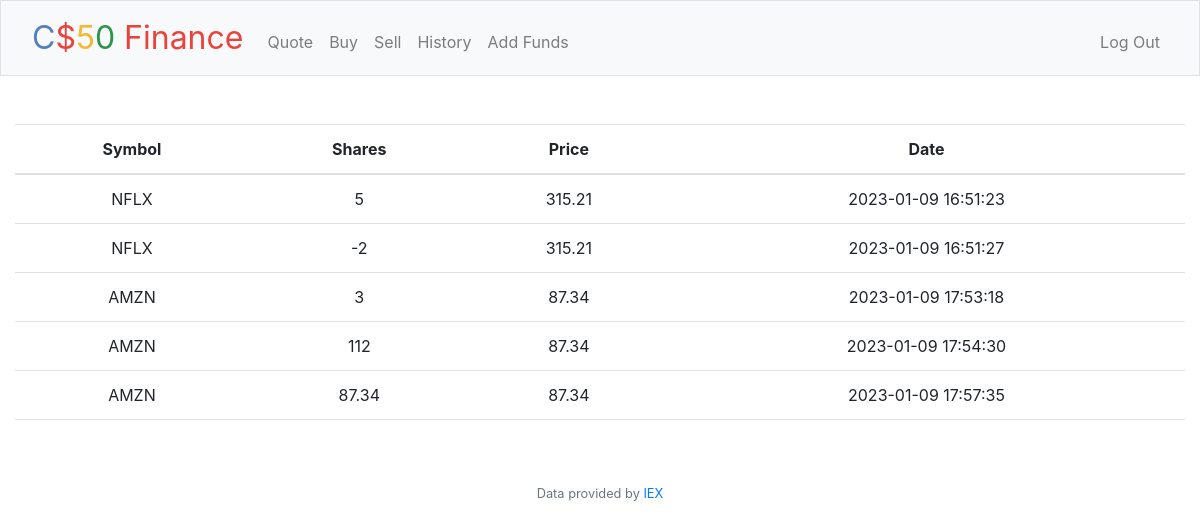
Screenshot of /history (signed in) with the database file from the repository.
### tables this page shows
CREATE TABLE 'transactions' ('id' INTEGER PRIMARY KEY AUTOINCREMENT NOT NULL, 'user_id' INTEGER, 'date' DATETIME, 'symbol' TEXT, 'shares' INTEGER, 'price' REAL);

### app.py (the view)
@app.route("/history")
@login_required
def history():
    user_id = session["user_id"]
    transactions_db = db.execute("SELECT * FROM transactions WHERE user_id = ?", user_id)
    return render_template("history.html", transactions=transactions_db)

### app.py (called while the page is built)
@app.after_request
def after_request(response):
    response.headers["Cache-Control"] = "no-cache, no-store, must-revalidate"
    response.headers["Expires"] = 0
    response.headers["Pragma"] = "no-cache"
    return response

### helpers.py (called while the page is built)
def login_required(f):
    @wraps(f)
    def decorated_function(*args, **kwargs):
        if session.get("user_id") is None:
            return redirect("/login")
        return f(*args, **kwargs)
    return decorated_function

### templates/history.html (shortened to what this page needs)
{% extends "layout.html" %}
{% block main %}
<table class="table">
    <thead>
    <tr>
        <th scope="col">Symbol</th>
        <th scope="col">Shares</th>
        <th scope="col">Price</th>
        <th scope="col">Date</th>
    </tr>
    </thead>
    <tbody>
    {% for i in transactions %}
    <tr>
        <td>{{ i["symbol"] }}</td>
        <td>{{ i["shares"] }}</td>
        <td>{{ i["price"] }}</td>
        <td>{{ i["date"] }}</td>
    </tr>
    {% endfor %}
    </tbody>
</table>
{% endblock %}

### templates/layout.html (shortened to what this page needs)
<!DOCTYPE html>
<html lang="en">
<head>
    <link href="https://cdn.jsdelivr.net/npm/bootstrap@5.1.3/dist/css/bootstrap.min.css"
 rel="stylesheet">
    <link rel="stylesheet" href="https://cdn.jsdelivr.net/npm/bootstrap@4.0.0/dist/css/bootstrap.min.css"
>
    <link href="/static/styles.css" rel="stylesheet">
</head>
<body>
<nav class="bg-light border navbar navbar-expand-md navbar-light">
    <div class="container-fluid">
        <a class="navbar-brand" href="/"><span class="blue">C</span><span class="red">$</span><span
                class="yellow">5</span><span class="green">0</span> <span class="red">Finance</span></a>
        <div class="collapse navbar-collapse" id="navbar">
            {% if session["user_id"] %}
            <ul class="navbar-nav me-auto mt-2">
                <li class="nav-item"><a class="nav-link" href="/quote">Quote</a></li>
                <li class="nav-item"><a class="nav-link" href="/buy">Buy</a></li>
                <li class="nav-item"><a class="nav-link" href="/sell">Sell</a></li>
                <li class="nav-item"><a class="nav-link" href="/history">History</a></li>
                <li class="nav-item"><a class="nav-link" href="/add">Add Funds</a></li>
            </ul>
            <ul class="navbar-nav ms-auto mt-2">
                <li class="nav-item"><a class="nav-link" href="/logout">Log Out</a></li>
            </ul>
            {% else %}
            <ul class="navbar-nav ms-auto mt-2">
                <li class="nav-item"><a class="nav-link" href="/register">Register</a></li>
                <li class="nav-item"><a class="nav-link" href="/login">Log In</a></li>
            </ul>
            {% endif %}
        </div>
    </div>
</nav>
<main class="container-fluid py-5 text-center">
    {% block main %}{% endblock %}
</main>
<footer class="mb-5 small text-center text-muted">
    Data provided by <a href="https://iexcloud.io/">IEX</a>
</footer>
</body>
</html>

### static/styles.css (style rules this page uses)
nav .navbar-brand { font-size: xx-large; }
nav .navbar-brand .blue { color: #537fbe; }
nav .navbar-brand .red { color: #ea433b; }
nav .navbar-brand .yellow { color: #f5b82e; }
nav .navbar-brand .green { color: #2e944b; }

### rows the page displays
transactions: symbol "NFLX", shares "5", price "315.21", date "2023-01-09 16:51:23"
transactions: symbol "NFLX", shares "-2", price "315.21", date "2023-01-09 16:51:27"
transactions: symbol "AMZN", shares "3", price "87.34", date "2023-01-09 17:53:18"
transactions: symbol "AMZN", shares "112", price "87.34", date "2023-01-09 17:54:30"
transactions: symbol "AMZN", shares "87.34", price "87.34", date "2023-01-09 17:57:35"
